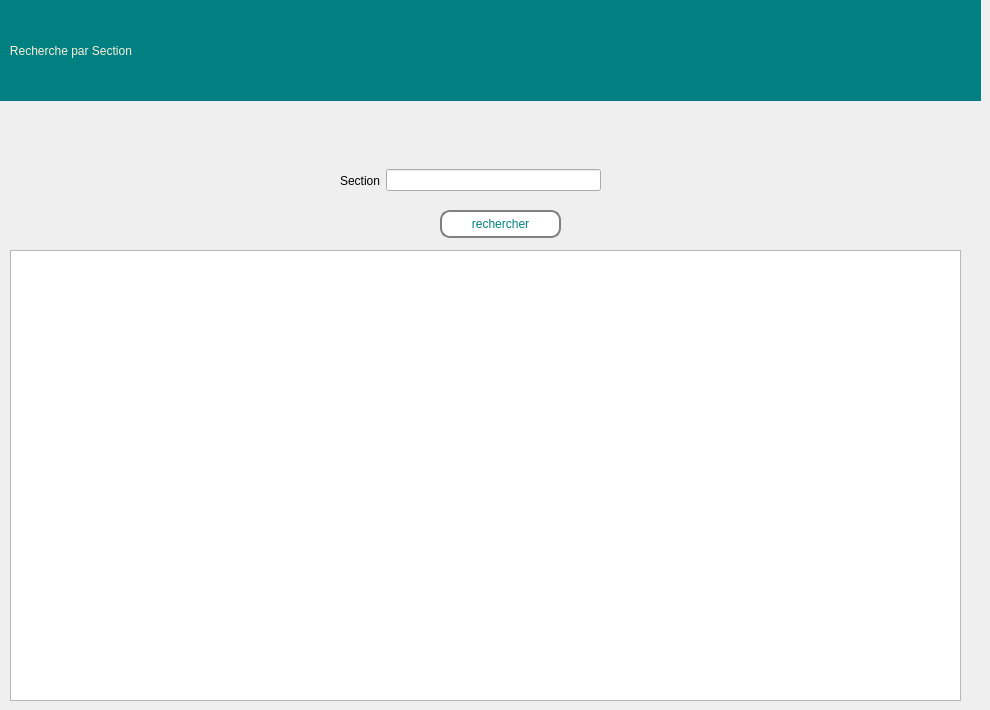
    <widget class="QWidget" name="page_afficher_etudiant_section">
     <widget class="QPushButton" name="pushButton_recherchesection">
      <property name="geometry">
       <rect>
        <x>440</x>
        <y>210</y>
        <width>121</width>
        <height>28</height>
       </rect>
      </property>
      <property name="styleSheet">
       <string notr="true">border: 2px solid gray;
font: 63 9pt &quot;Segoe UI Variable Display Semib&quot;;
  border-radius: 10px;
  padding: 0 8px;
  
color: rgb(0, 128, 128);
background-color: rgb(255, 255, 255);</string>
      </property>
      <property name="text">
       <string>rechercher</string>
      </property>
     </widget>
     <widget class="QLabel" name="label_179">
      <property name="geometry">
       <rect>
        <x>0</x>
        <y>0</y>
        <width>981</width>
        <height>101</height>
       </rect>
      </property>
      <property name="toolTip">
       <string>&lt;html&gt;&lt;head/&gt;&lt;body&gt;&lt;p align=&quot;center&quot;&gt;&lt;br/&gt;&lt;/p&gt;&lt;/body&gt;&lt;/html&gt;</string>
      </property>
      <property name="styleSheet">
       <string notr="true">color: rgb(253, 239, 220);background-color: rgb(0, 128, 128);
font: 75 16pt &quot;Rockwell&quot;;
</string>
      </property>
      <property name="text">
       <string>   Recherche par Section</string>
      </property>
     </widget>
     <widget class="QWidget" name="horizontalLayoutWidget_2">
      <property name="geometry">
       <rect>
        <x>340</x>
        <y>160</y>
        <width>261</width>
        <height>41</height>
       </rect>
      </property>
      <layout class="QHBoxLayout" name="horizontalLayout_2">
       <item>
        <widget class="QLabel" name="label_95">
         <property name="styleSheet">
          <string notr="true">font: 63 9pt &quot;Segoe UI Variable Display Semib&quot;;</string>
         </property>
         <property name="text">
          <string>Section</string>
         </property>
        </widget>
       </item>
       <item>
        <widget class="QLineEdit" name="section_input_recherche"/>
       </item>
      </layout>
     </widget>
     <widget class="QTableWidget" name="tableWidget_etudiants_section">
      <property name="geometry">
       <rect>
        <x>10</x>
        <y>250</y>
        <width>951</width>
        <height>451</height>
       </rect>
      </property>
     </widget>
    </widget>
